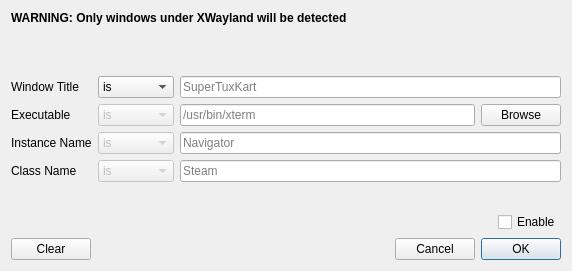
<?xml version="1.0" encoding="UTF-8"?>
<ui version="4.0">
 <class>KbModeEventMgr</class>
 <widget class="QWidget" name="KbModeEventMgr">
  <property name="windowModality">
   <enum>Qt::WindowModal</enum>
  </property>
  <property name="geometry">
   <rect>
    <x>0</x>
    <y>0</y>
    <width>572</width>
    <height>271</height>
   </rect>
  </property>
  <property name="windowTitle">
   <string>Mode Event Manager</string>
  </property>
  <layout class="QVBoxLayout" name="verticalLayout">
   <item>
    <widget class="QLabel" name="waylandWarning">
     <property name="enabled">
      <bool>true</bool>
     </property>
     <property name="font">
      <font>
       <weight>75</weight>
       <bold>true</bold>
      </font>
     </property>
     <property name="text">
      <string>WARNING: Only windows under XWayland will be detected</string>
     </property>
    </widget>
   </item>
   <item>
    <widget class="QLabel" name="modeLabel">
     <property name="text">
      <string/>
     </property>
    </widget>
   </item>
   <item>
    <spacer name="verticalSpacer_2">
     <property name="orientation">
      <enum>Qt::Vertical</enum>
     </property>
     <property name="sizeType">
      <enum>QSizePolicy::Expanding</enum>
     </property>
     <property name="sizeHint" stdset="0">
      <size>
       <width>20</width>
       <height>5</height>
      </size>
     </property>
    </spacer>
   </item>
   <item>
    <layout class="QGridLayout" name="gridLayout">
     <item row="1" column="0">
      <widget class="QLabel" name="label">
       <property name="toolTip">
        <string>_NET_WM_PID</string>
       </property>
       <property name="text">
        <string>Executable</string>
       </property>
      </widget>
     </item>
     <item row="2" column="2">
      <widget class="QLineEdit" name="instanceNameLineEdit">
       <property name="placeholderText">
        <string>Navigator</string>
       </property>
      </widget>
     </item>
     <item row="0" column="1">
      <widget class="QComboBox" name="isContainsCombo">
       <property name="sizePolicy">
        <sizepolicy hsizetype="Minimum" vsizetype="Fixed">
         <horstretch>0</horstretch>
         <verstretch>0</verstretch>
        </sizepolicy>
       </property>
       <item>
        <property name="text">
         <string>is</string>
        </property>
       </item>
       <item>
        <property name="text">
         <string>contains</string>
        </property>
       </item>
      </widget>
     </item>
     <item row="0" column="0">
      <widget class="QLabel" name="label_4">
       <property name="toolTip">
        <string>_NET_WM_NAME or WM_NAME</string>
       </property>
       <property name="text">
        <string>Window Title</string>
       </property>
      </widget>
     </item>
     <item row="3" column="1">
      <widget class="QComboBox" name="comboBox_3">
       <property name="enabled">
        <bool>false</bool>
       </property>
       <property name="toolTip">
        <string>Other operations are not supported</string>
       </property>
       <item>
        <property name="text">
         <string>is</string>
        </property>
       </item>
       <item>
        <property name="text">
         <string>contains</string>
        </property>
       </item>
      </widget>
     </item>
     <item row="0" column="2">
      <widget class="QLineEdit" name="windowTitleLineEdit">
       <property name="sizePolicy">
        <sizepolicy hsizetype="MinimumExpanding" vsizetype="Fixed">
         <horstretch>0</horstretch>
         <verstretch>0</verstretch>
        </sizepolicy>
       </property>
       <property name="text">
        <string/>
       </property>
       <property name="placeholderText">
        <string>SuperTuxKart</string>
       </property>
      </widget>
     </item>
     <item row="2" column="0">
      <widget class="QLabel" name="label_2">
       <property name="toolTip">
        <string>WM_CLASS[0]</string>
       </property>
       <property name="text">
        <string>Instance Name</string>
       </property>
      </widget>
     </item>
     <item row="2" column="1">
      <widget class="QComboBox" name="comboBox_2">
       <property name="enabled">
        <bool>false</bool>
       </property>
       <property name="toolTip">
        <string>Other operations are not supported</string>
       </property>
       <item>
        <property name="text">
         <string>is</string>
        </property>
       </item>
       <item>
        <property name="text">
         <string>contains</string>
        </property>
       </item>
      </widget>
     </item>
     <item row="3" column="2">
      <widget class="QLineEdit" name="classNameLineEdit">
       <property name="placeholderText">
        <string>Steam</string>
       </property>
      </widget>
     </item>
     <item row="1" column="2">
      <layout class="QHBoxLayout" name="horizontalLayout">
       <item>
        <widget class="QLineEdit" name="programLineEdit">
         <property name="placeholderText">
          <string>/usr/bin/xterm</string>
         </property>
        </widget>
       </item>
       <item>
        <widget class="QPushButton" name="browseButton">
         <property name="text">
          <string>Browse</string>
         </property>
        </widget>
       </item>
      </layout>
     </item>
     <item row="3" column="0">
      <widget class="QLabel" name="label_3">
       <property name="toolTip">
        <string>WM_CLASS[1]</string>
       </property>
       <property name="text">
        <string>Class Name</string>
       </property>
      </widget>
     </item>
     <item row="1" column="1">
      <widget class="QComboBox" name="comboBox">
       <property name="enabled">
        <bool>false</bool>
       </property>
       <property name="toolTip">
        <string>Other operations are not supported</string>
       </property>
       <item>
        <property name="text">
         <string>is</string>
        </property>
       </item>
       <item>
        <property name="text">
         <string>contains</string>
        </property>
       </item>
      </widget>
     </item>
    </layout>
   </item>
   <item>
    <spacer name="verticalSpacer">
     <property name="orientation">
      <enum>Qt::Vertical</enum>
     </property>
     <property name="sizeHint" stdset="0">
      <size>
       <width>20</width>
       <height>5</height>
      </size>
     </property>
    </spacer>
   </item>
   <item>
    <layout class="QHBoxLayout" name="horizontalLayout_2">
     <item>
      <spacer name="horizontalSpacer_2">
       <property name="orientation">
        <enum>Qt::Horizontal</enum>
       </property>
       <property name="sizeHint" stdset="0">
        <size>
         <width>40</width>
         <height>20</height>
        </size>
       </property>
      </spacer>
     </item>
     <item>
      <widget class="QCheckBox" name="enableBox">
       <property name="text">
        <string>Enable</string>
       </property>
      </widget>
     </item>
    </layout>
   </item>
   <item>
    <layout class="QHBoxLayout" name="horizontalLayout_5">
     <item>
      <widget class="QPushButton" name="clearbtn">
       <property name="text">
        <string>Clear</string>
       </property>
      </widget>
     </item>
     <item>
      <spacer name="horizontalSpacer">
       <property name="orientation">
        <enum>Qt::Horizontal</enum>
       </property>
       <property name="sizeHint" stdset="0">
        <size>
         <width>40</width>
         <height>20</height>
        </size>
       </property>
      </spacer>
     </item>
     <item>
      <widget class="QPushButton" name="cancelBtn">
       <property name="text">
        <string>Cancel</string>
       </property>
       <property name="autoDefault">
        <bool>false</bool>
       </property>
       <property name="default">
        <bool>false</bool>
       </property>
      </widget>
     </item>
     <item>
      <widget class="QPushButton" name="okBtn">
       <property name="text">
        <string>OK</string>
       </property>
       <property name="default">
        <bool>true</bool>
       </property>
      </widget>
     </item>
    </layout>
   </item>
  </layout>
 </widget>
 <resources/>
 <connections/>
</ui>
